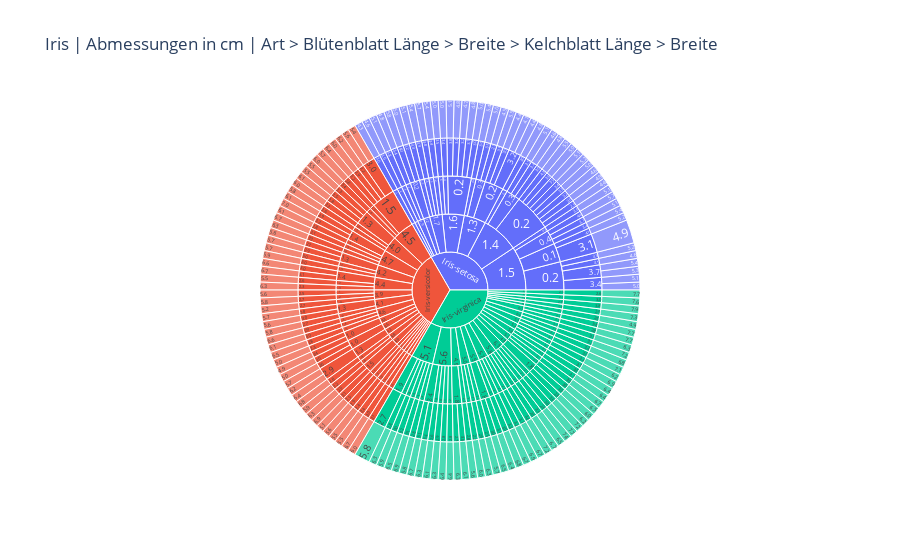

Notebook cell for this chart:
### Code cell
fig = px.sunburst(
    X_original_y_pd,
    path=['species-name', 'petal_length', 'petal_width', 'sepal_width', 'sepal_length'],
    title="Iris | Abmessungen in cm | Art > Blütenblatt Länge > Breite > Kelchblatt Länge > Breite"
)
fig.show()

### Figure 1 — Plotly figure (JSON) as saved in the notebook; plotly's stock layout.template omitted (floating-point values rounded to 4 significant figures; data arrays with more than 128 entries replaced by an {"elided": "..."} marker saying what was removed)
{"data": [{"branchvalues": "total", "domain": {"x": [0, 1], "y": [0, 1]}, "hovertemplate": "labels=%{label}<br>count=%{value}<br>parent=%{parent}<br>id=%{id}<extra></extra>", "ids": {"elided": "443 str values"}, "labels": {"elided": "443 str values"}, "name": "", "parents": {"elided": "443 str values"}, "type": "sunburst", "values": {"elided": "443 int values"}}], "layout": {"legend": {"tracegroupgap": 0}, "title": {"text": "Iris | Abmessungen in cm |\nArt > Blütenblatt Länge > Breite > Kelchblatt Länge > Breite"}}}
